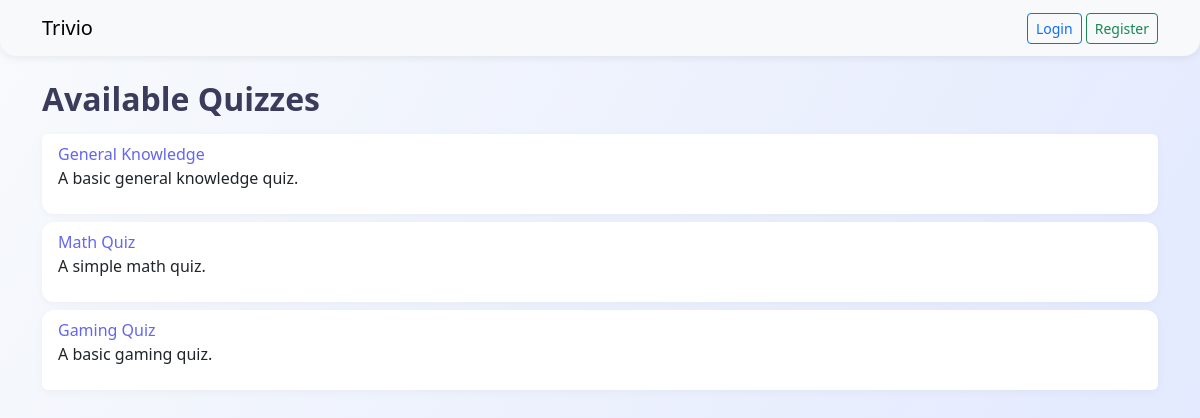
The page / on the database its author committed.
### quiz_app/models.py (models this page shows, shortened)
class Quiz(models.Model):
    title = models.CharField(max_length=200)
    slug = models.SlugField(unique=True)
    description = models.TextField(blank=True)

### quiz_app/views.py (the view)
# urls.py: path('', views.QuizListView.as_view(), name='quiz_list'),
class QuizListView(ListView):
    model = Quiz
    template_name = 'quiz_app/quiz_list.html'
    context_object_name = 'quizzes'

### quiz_app/templates/quiz_app/quiz_list.html
{% extends 'quiz_app/base.html' %}
{% block content %}
<h2>Available Quizzes</h2>
<ul class="list-group">
    {% for quiz in quizzes %}
        <li class="list-group-item">
            <a href="{% url 'quiz_detail' quiz.slug %}">{{ quiz.title }}</a>
            {% if quiz.description %}
                <p>{{ quiz.description }}</p>
            {% endif %}
        </li>
    {% empty %}
        <li class="list-group-item">No quizzes available.</li>
    {% endfor %}
</ul>
{% endblock %}

### quiz_app/static/quiz_app/css/custom.css (style rules this page uses)
body { background: linear-gradient(120deg, #f8fafc 0%, #e0e7ff 100%); min-height: 100vh; }
h2, h4 { color: #3b3b5c; font-weight: 700; margin-bottom: 1rem; }
.card, .list-group-item, .table { border-radius: 0.75rem; box-shadow: 0 2px 8px rgba(0,0,0,0.04); background: #fff; }
.list-group-item { margin-bottom: 0.5rem; border: none; transition: box-shadow 0.2s; }
a { color: #6366f1; text-decoration: none; }

### rows shown on the page
Quiz: title "General Knowledge", description "A basic general knowledge quiz."
Quiz: title "Math Quiz", description "A simple math quiz."
Quiz: title "Gaming Quiz", description "A basic gaming quiz."
